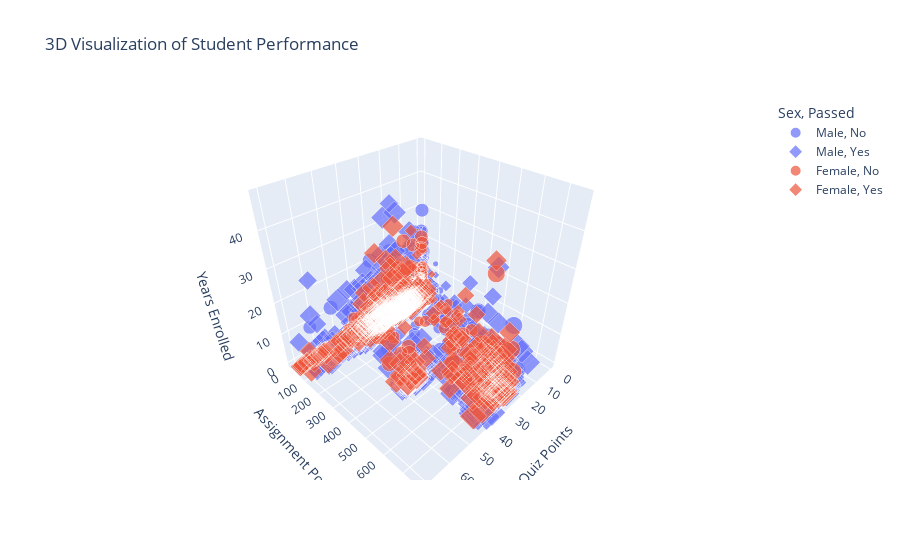

Notebook source saved alongside this figure:
### Code cell
import plotly.express as px
import pandas as pd

def create_3d_scatter():
    all_data = []
    for term in TERMS:
        term_data = get_term(term)
        for student in term_data:
            all_data.append({
                'Term': term,
                'Sex': student['sex'],
                'Years Enrolled': student['years_enrolled'],
                'Quiz Points': student['points_quiz'],
                'Assignment Points': student['points_assign'],
                'Total Points': student['points_total'],
                'Passed': 'Yes' if student['passed'] else 'No'
            })
    
    df = pd.DataFrame(all_data)
    
    fig = px.scatter_3d(df, 
                        x='Quiz Points', 
                        y='Assignment Points', 
                        z='Years Enrolled',
                        color='Sex', 
                        symbol='Passed', 
                        size='Total Points',
                        hover_name='Term', 
                        opacity=0.7,
                        title="3D Visualization of Student Performance")
    
    fig.show()

create_3d_scatter()

### Figure 1 — Plotly figure (JSON) as saved in the notebook; plotly's stock layout.template omitted (floating-point values rounded to 4 significant figures; data arrays with more than 128 entries replaced by an {"elided": "..."} marker saying what was removed)
{"data": [{"hovertemplate": "<b>%{hovertext}</b><br><br>Sex=Male<br>Passed=No<br>Quiz Points=%{x}<br>Assignment Points=%{y}<br>Years Enrolled=%{z}<br>Total Points=%{marker.size}<extra></extra>", "hovertext": {"elided": "1408 str values"}, "legendgroup": "Male, No", "marker": {"color": "#636efa", "opacity": 0.7, "size": {"elided": "1408 float values"}, "sizemode": "area", "sizeref": 3.555, "symbol": "circle"}, "mode": "markers", "name": "Male, No", "scene": "scene", "showlegend": true, "type": "scatter3d", "x": {"elided": "1408 float values"}, "y": {"elided": "1408 int values"}, "z": {"elided": "1408 int values"}}, {"hovertemplate": "<b>%{hovertext}</b><br><br>Sex=Male<br>Passed=Yes<br>Quiz Points=%{x}<br>Assignment Points=%{y}<br>Years Enrolled=%{z}<br>Total Points=%{marker.size}<extra></extra>", "hovertext": {"elided": "3141 str values"}, "legendgroup": "Male, Yes", "marker": {"color": "#636efa", "opacity": 0.7, "size": {"elided": "3141 float values"}, "sizemode": "area", "sizeref": 3.555, "symbol": "diamond"}, "mode": "markers", "name": "Male, Yes", "scene": "scene", "showlegend": true, "type": "scatter3d", "x": {"elided": "3141 float values"}, "y": {"elided": "3141 float values"}, "z": {"elided": "3141 int values"}}, {"hovertemplate": "<b>%{hovertext}</b><br><br>Sex=Female<br>Passed=No<br>Quiz Points=%{x}<br>Assignment Points=%{y}<br>Years Enrolled=%{z}<br>Total Points=%{marker.size}<extra></extra>", "hovertext": {"elided": "468 str values"}, "legendgroup": "Female, No", "marker": {"color": "#EF553B", "opacity": 0.7, "size": {"elided": "468 float values"}, "sizemode": "area", "sizeref": 3.555, "symbol": "circle"}, "mode": "markers", "name": "Female, No", "scene": "scene", "showlegend": true, "type": "scatter3d", "x": {"elided": "468 float values"}, "y": {"elided": "468 int values"}, "z": {"elided": "468 int values"}}, {"hovertemplate": "<b>%{hovertext}</b><br><br>Sex=Female<br>Passed=Yes<br>Quiz Points=%{x}<br>Assignment Points=%{y}<br>Years Enrolled=%{z}<br>Total Points=%{marker.size}<extra></extra>", "hovertext": {"elided": "748 str values"}, "legendgroup": "Female, Yes", "marker": {"color": "#EF553B", "opacity": 0.7, "size": {"elided": "748 float values"}, "sizemode": "area", "sizeref": 3.555, "symbol": "diamond"}, "mode": "markers", "name": "Female, Yes", "scene": "scene", "showlegend": true, "type": "scatter3d", "x": {"elided": "748 float values"}, "y": {"elided": "748 float values"}, "z": {"elided": "748 int values"}}], "layout": {"legend": {"itemsizing": "constant", "title": {"text": "Sex, Passed"}, "tracegroupgap": 0}, "scene": {"domain": {"x": [0, 1], "y": [0, 1]}, "xaxis": {"title": {"text": "Quiz Points"}}, "yaxis": {"title": {"text": "Assignment Points"}}, "zaxis": {"title": {"text": "Years Enrolled"}}}, "title": {"text": "3D Visualization of Student Performance"}}}
